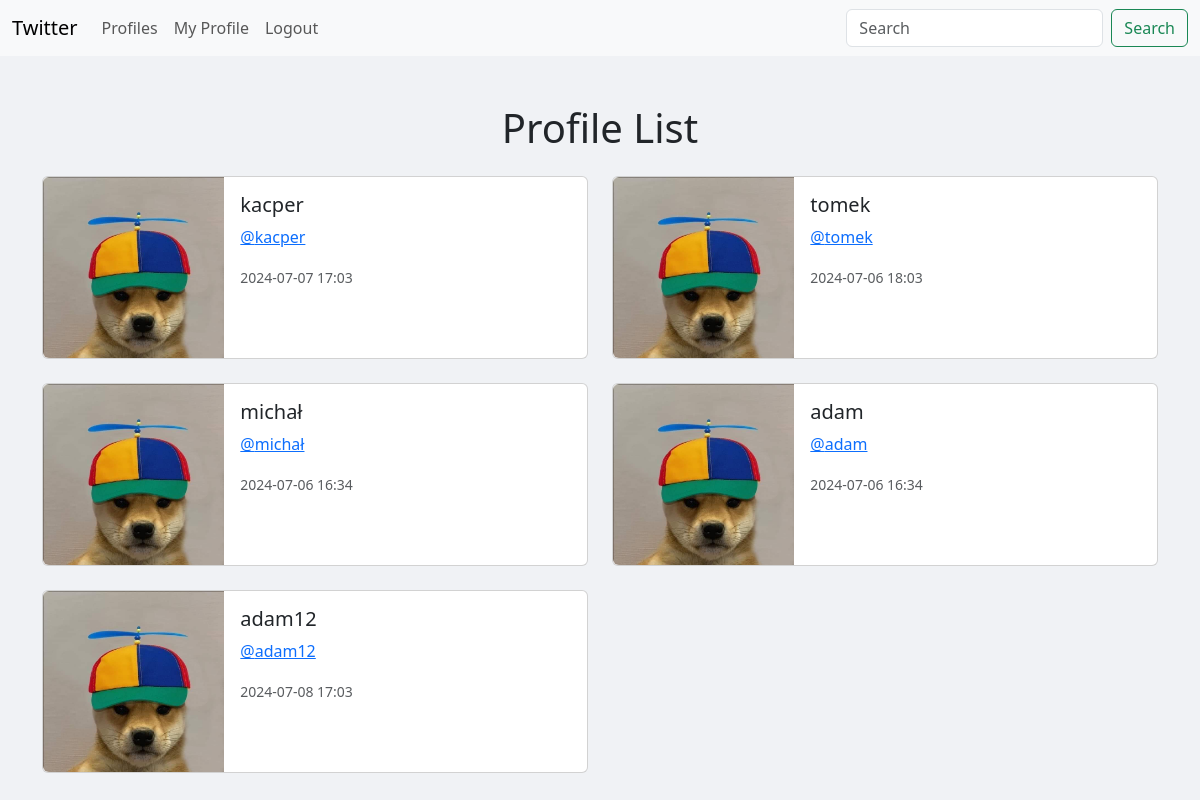
The app's page /profile_list/ (signed in), older data.
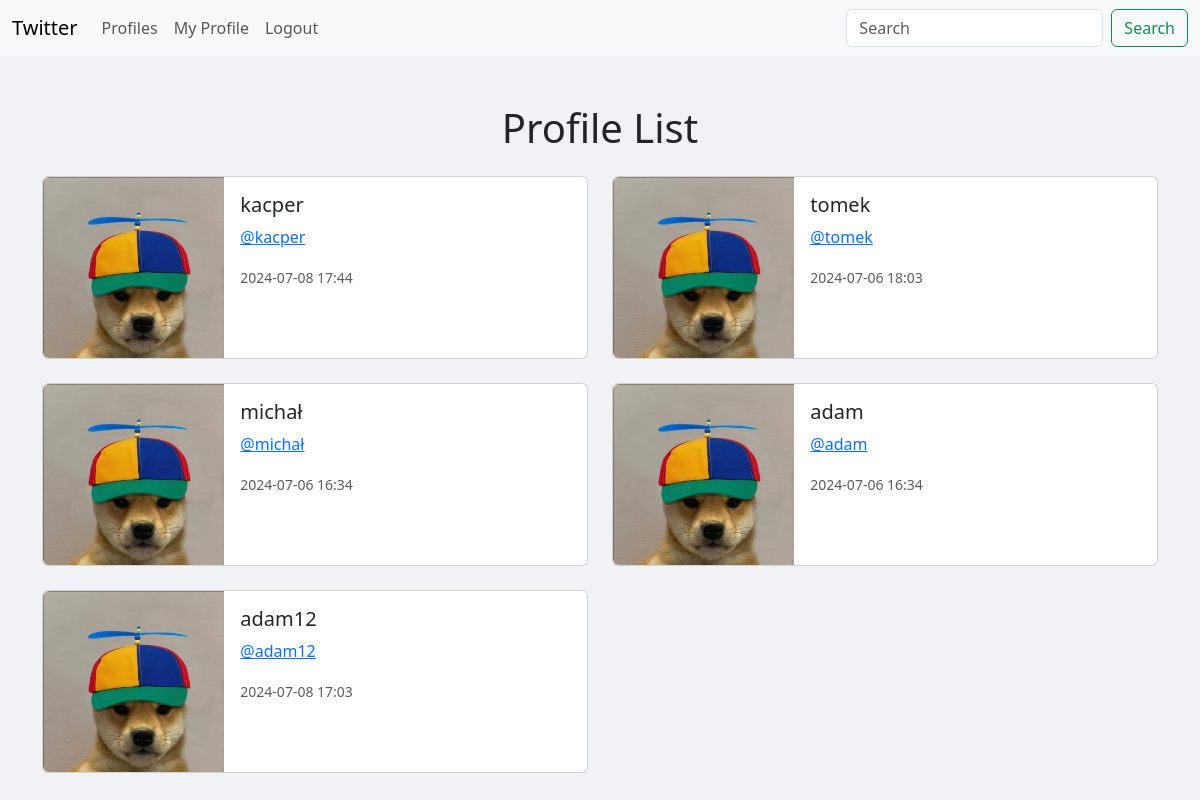
The same page, newer data.
### basic/models.py (models this page shows, shortened)
class Profile(models.Model):
    user = models.OneToOneField(User, on_delete=models.CASCADE)
    follows = models.ManyToManyField('self', related_name='followed_by', symmetrical=False, blank=True)
    date_modified = models.DateTimeField(User,auto_now=True)

### basic/views.py (the view)
# urls.py: path('profile_list/', views.profile_list, name='profile_list'),
def profile_list(request):
    if request.user.is_authenticated:
        profiles= Profile.objects.exclude(user=request.user)
        return render(request, 'profile_list.html', {"profiles": profiles})
    else:
        return redirect(home)

### basic/templates/profile_list.html (shortened to what this page needs)
{% extends 'layout.html' %}
{% load static %}
{% block content %}
    <div style="text-align: center;" class="my-4">
        <h1>Profile List</h1>
    </div>
    {% if profiles %}
        <div class="row row-cols-1 row-cols-md-2 g-4">
            {% for profile in profiles %}
                <div class="col">
                    <div class="card h-100">
                        <div class="row g-0">
                            <div class="col-md-4">
                                <img src="{% static 'images/userbasicicon.jpg' %}" class="img-fluid rounded-start" alt="Icon">
                            </div>
                            <div class="col-md-8">
                                <div class="card-body">
                                    <h5 class="card-title">{{ profile.user.username }}</h5>
                                    <p class="card-text"><a href="{% url 'profile' pk=profile.pk %}">@{{ profile.user.username }}</a></p>
                                    <p class="card-text"><small class="text-body-secondary">{{ profile.date_modified|date:"Y-m-d H:i" }}</small></p>
                                </div>
                            </div>
                        </div>
                    </div>
                </div>
            {% endfor %}
        </div>
    {% endif %}
{% endblock %}

Row changes from the older to the newer data that the page shows:
changed Profile "kacper": date_modified "2024-07-07 17:03" → "2024-07-08 17:44"
